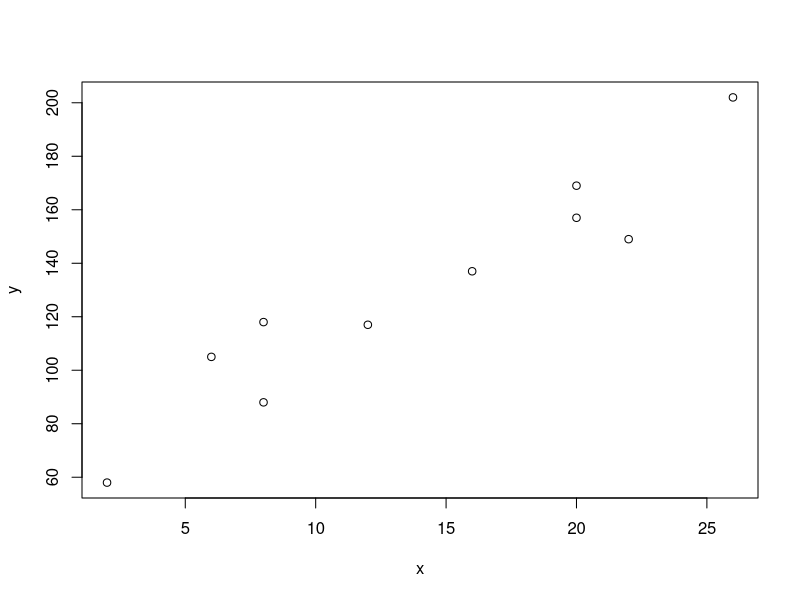

Write R code to recreate this figure. (Note: this script raises an error after producing the figure.)
#SESION 6#######################################################3
#REGRESION LINEAL SIMPLE (2 VARIABLES)
#(QUIERO PREDECIR UNA VARIABLE CUANTITATIVA CONTINUA)

#diagrama de dispercion - verificasi hay relacion entre las variables (creciente o decreciente)

#prediccion de ventas
#vericar ventas trimestrales re restaurantes 
#estudiantil

x = c(2,6,8,8,12,16,20,20,22,26) #vector de poblaci???n de estudiantes / independiente
y = c(58,105,88,118,117,137,157,169,149,202) #vector de ventas / dependendiente
plot(x,y)

#medias
xmed = mean(x)
ymed = mean(y)

#(diferencias/restas) vector menos las medias 
x_xmed = x-xmed
y_ymed = y-ymed

#producto
prod = x_xmed*y_ymed

#(sumatorias) s1 y s2 
s1 = sum(prod)
s2 = sum(x_xmed^2)

#(coeficientes de regresion= b1 y b0 
b1 = s1/s2 
b0 = ymed-b1*xmed 

#para la formula y=b0 + b1x + epsilon
y_est = b0+b1*x #yo predigo que esto va a suceder (lo comparo mi estimacion de Y con Y)

#SESION 7#########################################################
#ERROR
error = y - y_est #error/residual (valor real menos mi estimacion)

SCE = sum(error^2) #SCE sumatoria de error elevadas al cuadrado
STC = sum(y_ymed^2) #SUMATOTAL DE CUADRADOS
SCR = STC-SCE #Suma de cuadrados debido a la regresion

#BONDAD DE AJUSTE
r2 = SCR/STC #0.9027 entre 0 y 1 (mas cerca de 1 dice que no tengo error)

#COEFICIENTE DE CORRELACION #TRESHOLD/UMBRAL
RXY = sign(b1)*sqrt(r2) #+0.95 = +1(directamente proporcional) 0 -1(inversamente proporcional)

#PRUEBAS DE SIGNIFICANCIA
#VARIANZA
n = length(x)
ECM = SCE/(n-2) #191.25 ERROR CUADRADO MEDIO/varianza
s = sqrt(ECM) #13.82932 Residual standard error

#SESION 8###################################################################
#PRUEBA T
sb1 = s/sqrt(s2) #0.5802652
t = b1/sb1 #8.616749  valor de t

#si rechazo la hipotesis nula
#no mirar tabla t (0.01 nivel de significancia/2)(8 grados de libertad)
qt(0.01/2,8, lower.tail = FALSE) #(3.355 buscamos en la tabla = 0.005) si (cola superior)
#por lo tanto t<0.005 (8.617<0.005) 
8.617<0.005 #=FALSE por lo tanto rechazo h0 hipotesis nula y acepto la hipotesis alternativa
#o (p value del b1) (Pr(>|t|)2.55e-05) y alfa=0.01
2.55e-05 < 0.01 #TRUE por lo tanto rechazo hipotesis nula
#intervalo de confianza (para ver si es significativo)
#5+-3.355((0.5803)) = 5 +- 1.19
#intervalo 3.05 a 6.95

#Prueba F
CMR = SCR/1 #14200 donde 1 son los numeros de variable independientes (x , x1,x2,x3...etc)
F = CMR/ECM #74.24837 (F-stadistic) Si se acerca al 1 se acepta hipotesis nula| si es mayor a 1 se acepta hipotesis alternativa
#veo tabla F y encuentro que 11.26 < 74.24 REZHACO HIPOTESIS NULA Y ACEPTO HIPOTESIS ALTERNATIVA
qf(0.001,1,8, lower.tail = FALSE) #11.26

#ANOVA en funciones directas
anova(reg)




#########################FUNCIONES DIRECTAS##########################################
#resumen de todo lo hecho
x = c(2,6,8,8,12,16,20,20,22,26) #vector de poblaci???n de estudiantes
y = c(58,105,88,118,117,137,157,169,149,202) #vector de ventas
plot(x,y)
reg = lm(y~x)
abline(reg)
summary(reg)
anova(reg)
#residuals son los errores (min=-21 max=18)
#coefficients: (ESTIMATE b0=60 b1=5)
#(BONDAD DE AJUSTE/Multiple R-squared=0.9027)
#Residual standard error = 13.83 on 8 degrees of freedom (8 grados de libertad n-2)
#PRUEBA T (b0 y Std. Error = 0.5803)
#Valor de t (area o probabilidad)(b1 t value 8.617)
#p value (Pr(>|t|)=2.255e-05 < alfa) = TRUE rechazo hipotesis nula
#PRUEBA F F-statistic: 74.25 (on 1 and 8 DF veo 1 y 8 en la tabla F) o hago qf(0.001,1,8, lower.tail = FALSE)
qf(0.01,1,8, lower.tail = FALSE) # 11.26 < 74.25 = TRUE (entonces rechazo h0 y acepto ha)
#correlacion
cor(x,y) # 0.950123
##################COMO SELECCIONAR LOS VALORES######
reg$coefficients[1] #b0 = 60
reg$coefficients[2] #b1 = 5
#por lo cual podemos calcular y_est
#y_est = b0+b1*x
y_est2 = reg$coefficients[1] + reg$coefficients[2] * x #X pondria los valores de los estudiantes que comen pizza EJM:6
y_est2 = reg$coefficients[1] + reg$coefficients[2] * 6 #90mil ventas tendria por 6mil estudiantes
#####################################################################################



